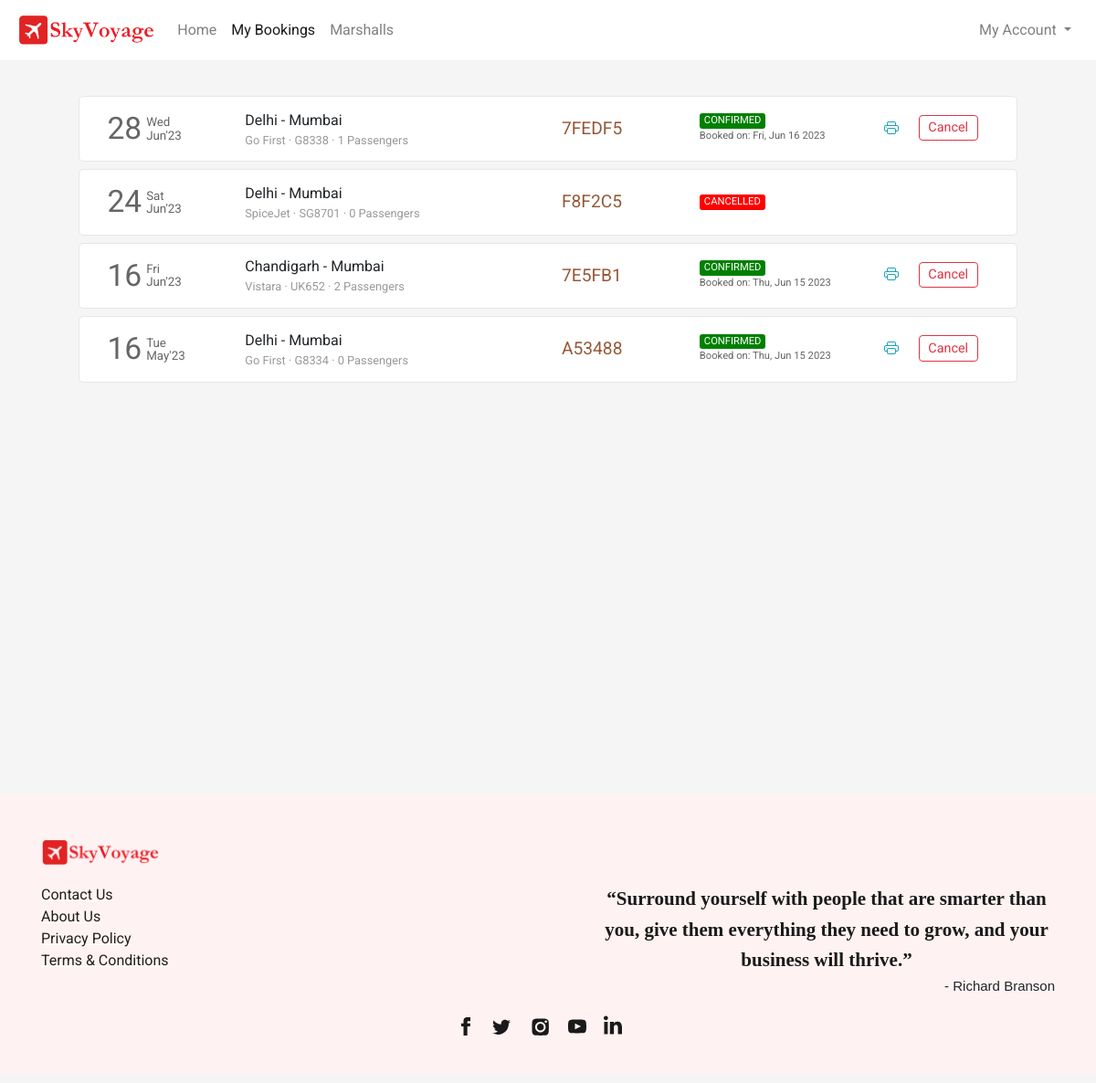
The page /flight/bookings (signed in) on the database as committed earlier.
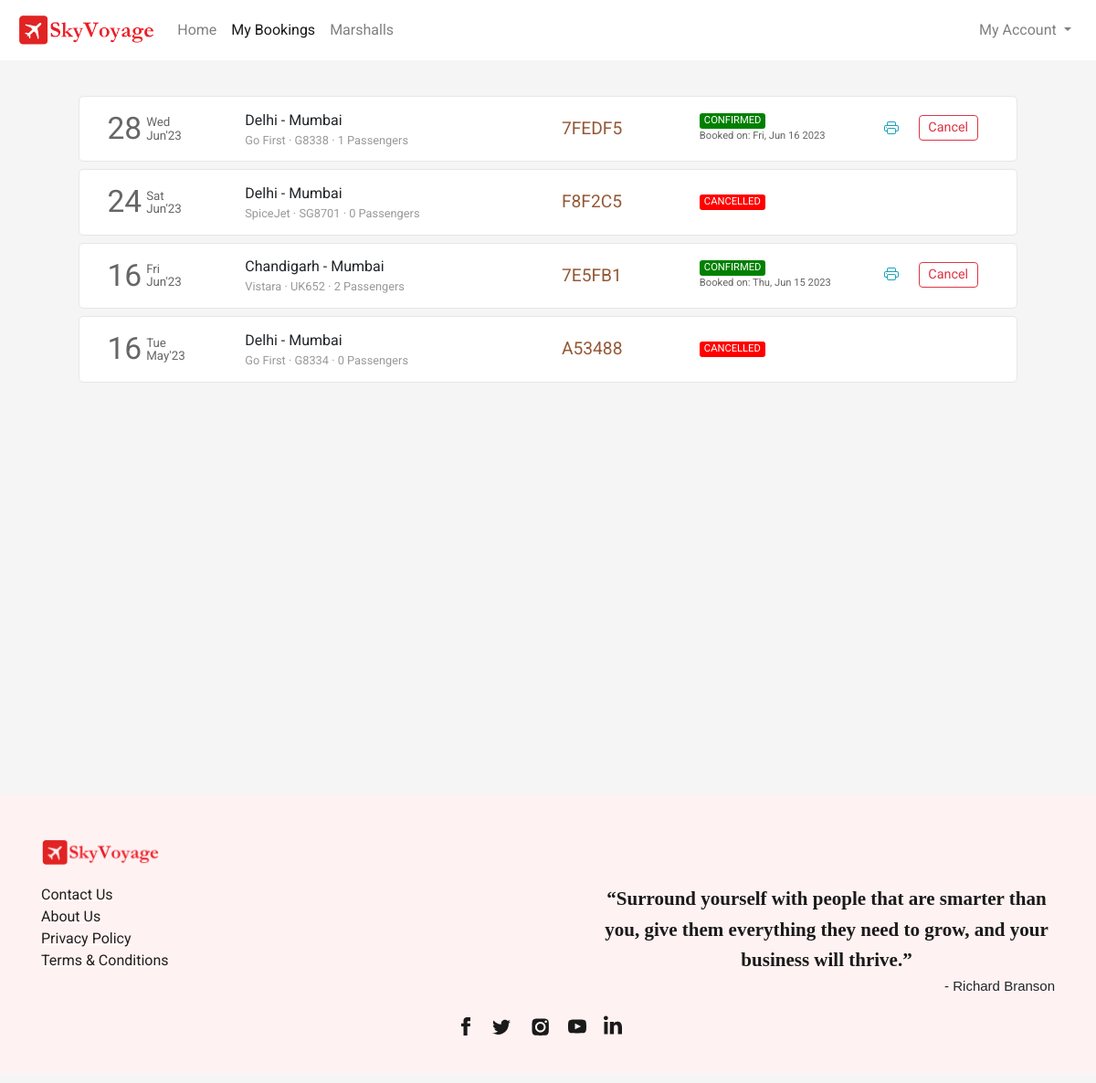
The same page on the database as committed later.
### flight/models.py (models this page shows, shortened)
class Ticket(models.Model):
    user = models.ForeignKey(User,on_delete=models.CASCADE,related_name="bookings", blank=True, null=True)
    ref_no = models.CharField(max_length=6, unique=True)
    passengers = models.ManyToManyField(Passenger, related_name="flight_tickets")
    flight = models.ForeignKey(Flight, on_delete=models.CASCADE, related_name="tickets", blank=True, null=True)
    flight_ddate = models.DateField(blank=True, null=True)
    flight_adate = models.DateField(blank=True, null=True)
    flight_fare = models.FloatField(blank=True,null=True)
    other_charges = models.FloatField(blank=True,null=True)
    coupon_used = models.CharField(max_length=15,blank=True)
    coupon_discount = models.FloatField(default=0.0)
    total_fare = models.FloatField(blank=True, null=True)
    seat_class = models.CharField(max_length=20, choices=SEAT_CLASS)
    booking_date = models.DateTimeField(default=datetime.now)
    mobile = models.CharField(max_length=20,blank=True)
    email = models.EmailField(max_length=45, blank=True)
    status = models.CharField(max_length=45, choices=TICKET_STATUS)

class Flight(models.Model):
    origin = models.ForeignKey(Place, on_delete=models.CASCADE, related_name="departures")
    destination = models.ForeignKey(Place, on_delete=models.CASCADE, related_name="arrivals")
    depart_time = models.TimeField(auto_now=False, auto_now_add=False)
    depart_day = models.ManyToManyField(Week, related_name="flights_of_the_day")
    duration = models.DurationField(null=True)
    arrival_time = models.TimeField(auto_now=False, auto_now_add=False)
    plane = models.CharField(max_length=24)
    airline = models.CharField(max_length=64)
    economy_fare = models.FloatField(null=True)
    business_fare = models.FloatField(null=True)
    first_fare = models.FloatField(null=True)

class Place(models.Model):
    city = models.CharField(max_length=64)
    airport = models.CharField(max_length=64)
    code = models.CharField(max_length=3)
    country = models.CharField(max_length=64)

### flight/views.py (the view)
# urls.py: path('flight/bookings', views.bookings, name="bookings"),
def bookings(request):
    if request.user.is_authenticated:
        tickets = Ticket.objects.filter(user=request.user).order_by('-booking_date')
        return render(request, 'flight/bookings.html', {
            'page': 'bookings',
            'tickets': tickets
        })
    else:
        return HttpResponseRedirect(reverse('accounts'))

### flight/templates/flight/bookings.html (shortened to what the changed rows need)
{% extends 'flight/layout.html' %}
{% load static %}
{% block head %}
    <link rel="stylesheet" href="{% static 'css/bookings_style.css' %}">
{% endblock head %}
{% block body %}
    <section class="section section1">
        <div class="container">
            {% if tickets %}
                {% for ticket in tickets %}
                    <div class="row each-booking-div" id="{{ticket.ref_no}}">
                        <div class="col-2" style="display: flex;">
                            <div style="display: flex; color: #666666; margin-top: auto;">
                                <div>
                                    <span style="font-size: 2.1em;">{{ticket.flight_ddate | date:"d"}}</span>
                                </div>
                                <div style="font-size: smaller; display: flex; margin: auto 0; padding-left: 5px; line-height: 1em;">
                                    <div style="margin: auto;">
                                        <div style="margin-bottom: 1px;">{{ticket.flight_ddate | date:"D"}}</div>
                                        <div style="margin-top: 1px;">{{ticket.flight_ddate | date:"M'y"}}</div>
                                    </div>
                                </div>
                            </div>
                        </div>
                        <div class="col-4 middle-div">
                            <div style="width:100%">
                                <div class="row places-div" style=" display: flex;">
                                    <div style="max-width: 45%;">{{ticket.flight.origin.city}}</div>
                                    <div>&nbsp;-&nbsp;</div>
                                    <div style="max-width: 45%;">{{ticket.flight.destination.city}}</div>
                                </div>
                                <div class="row places-div" style="font-size: .8em; color: #999999; ">
                                    <div style="max-width: 100%;">{{ticket.flight.airline}} &middot; {{ticket.flight.plane}} &middot; {{ticket.passengers.count}} Passengers</div>
                                </div>
                            </div>
                        </div>
                        <div class="col-2 middle-div">
                            <div style="font-size: 1.2em; color: #945937;">{{ticket.ref_no}}</div>
                        </div>
                        <div class="col-2 middle-div">
                            <div>
                                <div class="row status-div">
                                    {% if ticket.status == 'CONFIRMED' %}
                                        <div class="green">{{ticket.status}}</div>
                                    {% endif %}
                                    {% if ticket.status == 'CANCELLED' %}
                                        <div class="red">{{ticket.status}}</div>
                                    {% endif %}
                                </div>
                                <div class="row booking-date-div" style="font-size: .7em; color: #666;">
                                    {% if ticket.status == 'CONFIRMED' %}
                                        Booked on: {{ticket.booking_date | date:"D, M d Y"}}
                                    {% endif %}
                                </div>
                            </div>
                        </div>
                        <div class="col-2 last-div">
                            <div>
                                <div class="ticket-action-div">
                                    {% if ticket.status == 'CONFIRMED' %}
                                        <form action="{% url 'getticket' %}" method="get" target="_blank">
                                            <button type="submit" class="btn btn-outline-info btnp pbtn">
                                            </button>
                                        </form>
                                        <button class="btn btn-outline-danger btnp cbtn"  data-ref="{{ticket.ref_no}}" onclick="popup(this)">Cancel</button>
                                    {% endif %}
                                </div>
                            </div>
                        </div>
                    </div>
                {% endfor %}
            {% endif %}
        </div>
    </section>
{% endblock %}

Rows that differ between the two databases and show on the page:
changed Ticket "Tue": status "CONFIRMED" → "CANCELLED"; booking_date "Thu, Jun 15 2023" → (not shown)
